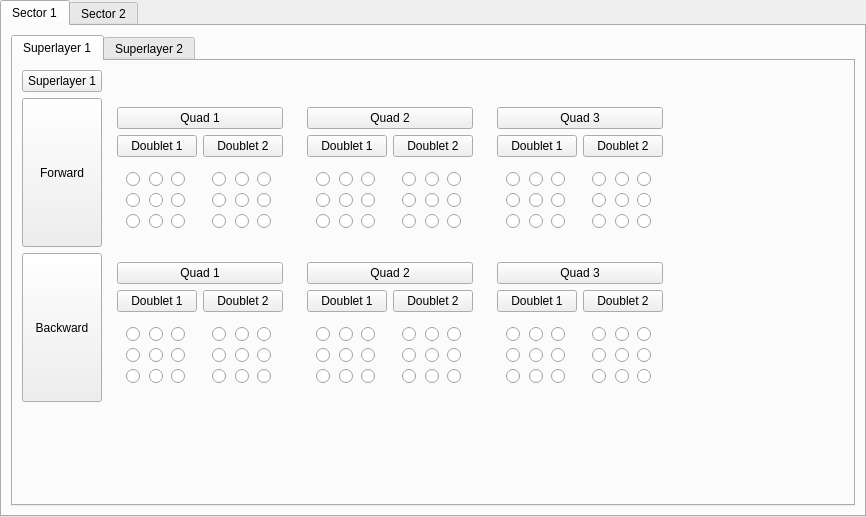
<?xml version="1.0" encoding="UTF-8"?>
<ui version="4.0">
 <class>tabWidget</class>
 <widget class="QTabWidget" name="tabWidget">
  <property name="geometry">
   <rect>
    <x>0</x>
    <y>0</y>
    <width>866</width>
    <height>517</height>
   </rect>
  </property>
  <property name="windowTitle">
   <string>TabWidget</string>
  </property>
  <property name="currentIndex">
   <number>0</number>
  </property>
  <widget class="QWidget" name="sector1">
   <attribute name="title">
    <string>Sector 1</string>
   </attribute>
   <layout class="QVBoxLayout" name="verticalLayout">
    <item>
     <widget class="QTabWidget" name="tabWidget_2">
      <property name="currentIndex">
       <number>0</number>
      </property>
      <widget class="QWidget" name="superlayer1">
       <attribute name="title">
        <string>Superlayer 1</string>
       </attribute>
       <layout class="QGridLayout" name="gridLayout">
        <item row="0" column="4">
         <spacer name="horizontalSpacer">
          <property name="orientation">
           <enum>Qt::Horizontal</enum>
          </property>
          <property name="sizeHint" stdset="0">
           <size>
            <width>40</width>
            <height>20</height>
           </size>
          </property>
         </spacer>
        </item>
        <item row="1" column="0">
         <widget class="QPushButton" name="pushButton">
          <property name="sizePolicy">
           <sizepolicy hsizetype="Minimum" vsizetype="Preferred">
            <horstretch>0</horstretch>
            <verstretch>0</verstretch>
           </sizepolicy>
          </property>
          <property name="text">
           <string>Forward</string>
          </property>
         </widget>
        </item>
        <item row="1" column="1">
         <widget class="QWidget" name="widget_2" native="true">
          <layout class="QGridLayout" name="gridLayout_5">
           <item row="0" column="0" colspan="2">
            <widget class="QPushButton" name="pushButton_3">
             <property name="text">
              <string>Quad 1</string>
             </property>
            </widget>
           </item>
           <item row="1" column="0">
            <widget class="QPushButton" name="pushButton_8">
             <property name="text">
              <string>Doublet 1</string>
             </property>
            </widget>
           </item>
           <item row="1" column="1">
            <widget class="QPushButton" name="pushButton_9">
             <property name="text">
              <string>Doublet 2</string>
             </property>
            </widget>
           </item>
           <item row="2" column="0">
            <widget class="QFrame" name="frame_3">
             <layout class="QGridLayout" name="gridLayout_6">
              <item row="4" column="0">
               <widget class="QRadioButton" name="radioButton_19">
                <property name="text">
                 <string/>
                </property>
               </widget>
              </item>
              <item row="2" column="0">
               <widget class="QRadioButton" name="radioButton_20">
                <property name="text">
                 <string/>
                </property>
               </widget>
              </item>
              <item row="2" column="1">
               <widget class="QRadioButton" name="radioButton_22">
                <property name="text">
                 <string/>
                </property>
               </widget>
              </item>
              <item row="3" column="1">
               <widget class="QRadioButton" name="radioButton_23">
                <property name="text">
                 <string/>
                </property>
               </widget>
              </item>
              <item row="4" column="1">
               <widget class="QRadioButton" name="radioButton_24">
                <property name="text">
                 <string/>
                </property>
               </widget>
              </item>
              <item row="3" column="2">
               <widget class="QRadioButton" name="radioButton_25">
                <property name="text">
                 <string/>
                </property>
               </widget>
              </item>
              <item row="4" column="2">
               <widget class="QRadioButton" name="radioButton_26">
                <property name="text">
                 <string/>
                </property>
               </widget>
              </item>
              <item row="2" column="2">
               <widget class="QRadioButton" name="radioButton_27">
                <property name="text">
                 <string/>
                </property>
               </widget>
              </item>
              <item row="3" column="0">
               <widget class="QRadioButton" name="radioButton_21">
                <property name="text">
                 <string/>
                </property>
               </widget>
              </item>
             </layout>
            </widget>
           </item>
           <item row="2" column="1">
            <widget class="QFrame" name="frame_4">
             <layout class="QGridLayout" name="gridLayout_7">
              <item row="4" column="0">
               <widget class="QRadioButton" name="radioButton_28">
                <property name="text">
                 <string/>
                </property>
               </widget>
              </item>
              <item row="2" column="0">
               <widget class="QRadioButton" name="radioButton_29">
                <property name="text">
                 <string/>
                </property>
               </widget>
              </item>
              <item row="3" column="0">
               <widget class="QRadioButton" name="radioButton_30">
                <property name="text">
                 <string/>
                </property>
               </widget>
              </item>
              <item row="2" column="1">
               <widget class="QRadioButton" name="radioButton_31">
                <property name="text">
                 <string/>
                </property>
               </widget>
              </item>
              <item row="3" column="1">
               <widget class="QRadioButton" name="radioButton_32">
                <property name="text">
                 <string/>
                </property>
               </widget>
              </item>
              <item row="4" column="1">
               <widget class="QRadioButton" name="radioButton_33">
                <property name="text">
                 <string/>
                </property>
               </widget>
              </item>
              <item row="3" column="2">
               <widget class="QRadioButton" name="radioButton_34">
                <property name="text">
                 <string/>
                </property>
               </widget>
              </item>
              <item row="4" column="2">
               <widget class="QRadioButton" name="radioButton_35">
                <property name="text">
                 <string/>
                </property>
               </widget>
              </item>
              <item row="2" column="2">
               <widget class="QRadioButton" name="radioButton_36">
                <property name="text">
                 <string/>
                </property>
               </widget>
              </item>
             </layout>
            </widget>
           </item>
          </layout>
         </widget>
        </item>
        <item row="1" column="2">
         <widget class="QWidget" name="widget" native="true">
          <layout class="QGridLayout" name="gridLayout_4">
           <item row="0" column="0" colspan="2">
            <widget class="QPushButton" name="pushButton_4">
             <property name="text">
              <string>Quad 2</string>
             </property>
            </widget>
           </item>
           <item row="1" column="0">
            <widget class="QPushButton" name="pushButton_2">
             <property name="text">
              <string>Doublet 1</string>
             </property>
            </widget>
           </item>
           <item row="1" column="1">
            <widget class="QPushButton" name="pushButton_6">
             <property name="text">
              <string>Doublet 2</string>
             </property>
            </widget>
           </item>
           <item row="2" column="0">
            <widget class="QFrame" name="frame">
             <layout class="QGridLayout" name="gridLayout_2">
              <item row="4" column="0">
               <widget class="QRadioButton" name="radioButton_8">
                <property name="text">
                 <string/>
                </property>
               </widget>
              </item>
              <item row="2" column="0">
               <widget class="QRadioButton" name="radioButton">
                <property name="text">
                 <string/>
                </property>
               </widget>
              </item>
              <item row="3" column="0">
               <widget class="QRadioButton" name="radioButton_2">
                <property name="text">
                 <string/>
                </property>
               </widget>
              </item>
              <item row="2" column="1">
               <widget class="QRadioButton" name="radioButton_6">
                <property name="text">
                 <string/>
                </property>
               </widget>
              </item>
              <item row="3" column="1">
               <widget class="QRadioButton" name="radioButton_4">
                <property name="text">
                 <string/>
                </property>
               </widget>
              </item>
              <item row="4" column="1">
               <widget class="QRadioButton" name="radioButton_7">
                <property name="text">
                 <string/>
                </property>
               </widget>
              </item>
              <item row="3" column="2">
               <widget class="QRadioButton" name="radioButton_9">
                <property name="text">
                 <string/>
                </property>
               </widget>
              </item>
              <item row="4" column="2">
               <widget class="QRadioButton" name="radioButton_3">
                <property name="text">
                 <string/>
                </property>
               </widget>
              </item>
              <item row="2" column="2">
               <widget class="QRadioButton" name="radioButton_5">
                <property name="text">
                 <string/>
                </property>
               </widget>
              </item>
             </layout>
            </widget>
           </item>
           <item row="2" column="1">
            <widget class="QFrame" name="frame_2">
             <layout class="QGridLayout" name="gridLayout_3">
              <item row="4" column="0">
               <widget class="QRadioButton" name="radioButton_10">
                <property name="text">
                 <string/>
                </property>
               </widget>
              </item>
              <item row="2" column="0">
               <widget class="QRadioButton" name="radioButton_11">
                <property name="text">
                 <string/>
                </property>
               </widget>
              </item>
              <item row="3" column="0">
               <widget class="QRadioButton" name="radioButton_12">
                <property name="text">
                 <string/>
                </property>
               </widget>
              </item>
              <item row="2" column="1">
               <widget class="QRadioButton" name="radioButton_13">
                <property name="text">
                 <string/>
                </property>
               </widget>
              </item>
              <item row="3" column="1">
               <widget class="QRadioButton" name="radioButton_14">
                <property name="text">
                 <string/>
                </property>
               </widget>
              </item>
              <item row="4" column="1">
               <widget class="QRadioButton" name="radioButton_15">
                <property name="text">
                 <string/>
                </property>
               </widget>
              </item>
              <item row="3" column="2">
               <widget class="QRadioButton" name="radioButton_16">
                <property name="text">
                 <string/>
                </property>
               </widget>
              </item>
              <item row="4" column="2">
               <widget class="QRadioButton" name="radioButton_17">
                <property name="text">
                 <string/>
                </property>
               </widget>
              </item>
              <item row="2" column="2">
               <widget class="QRadioButton" name="radioButton_18">
                <property name="text">
                 <string/>
                </property>
               </widget>
              </item>
             </layout>
            </widget>
           </item>
          </layout>
         </widget>
        </item>
        <item row="1" column="3">
         <widget class="QWidget" name="widget_3" native="true">
          <layout class="QGridLayout" name="gridLayout_8">
           <item row="0" column="0" colspan="2">
            <widget class="QPushButton" name="pushButton_5">
             <property name="text">
              <string>Quad 3</string>
             </property>
            </widget>
           </item>
           <item row="1" column="0">
            <widget class="QPushButton" name="pushButton_10">
             <property name="text">
              <string>Doublet 1</string>
             </property>
            </widget>
           </item>
           <item row="1" column="1">
            <widget class="QPushButton" name="pushButton_11">
             <property name="text">
              <string>Doublet 2</string>
             </property>
            </widget>
           </item>
           <item row="2" column="0">
            <widget class="QFrame" name="frame_5">
             <layout class="QGridLayout" name="gridLayout_9">
              <item row="4" column="0">
               <widget class="QRadioButton" name="radioButton_37">
                <property name="text">
                 <string/>
                </property>
               </widget>
              </item>
              <item row="2" column="0">
               <widget class="QRadioButton" name="radioButton_38">
                <property name="text">
                 <string/>
                </property>
               </widget>
              </item>
              <item row="3" column="0">
               <widget class="QRadioButton" name="radioButton_39">
                <property name="text">
                 <string/>
                </property>
               </widget>
              </item>
              <item row="2" column="1">
               <widget class="QRadioButton" name="radioButton_40">
                <property name="text">
                 <string/>
                </property>
               </widget>
              </item>
              <item row="3" column="1">
               <widget class="QRadioButton" name="radioButton_41">
                <property name="text">
                 <string/>
                </property>
               </widget>
              </item>
              <item row="4" column="1">
               <widget class="QRadioButton" name="radioButton_42">
                <property name="text">
                 <string/>
                </property>
               </widget>
              </item>
              <item row="3" column="2">
               <widget class="QRadioButton" name="radioButton_43">
                <property name="text">
                 <string/>
                </property>
               </widget>
              </item>
              <item row="4" column="2">
               <widget class="QRadioButton" name="radioButton_44">
                <property name="text">
                 <string/>
                </property>
               </widget>
              </item>
              <item row="2" column="2">
               <widget class="QRadioButton" name="radioButton_45">
                <property name="text">
                 <string/>
                </property>
               </widget>
              </item>
             </layout>
            </widget>
           </item>
           <item row="2" column="1">
            <widget class="QFrame" name="frame_6">
             <layout class="QGridLayout" name="gridLayout_10">
              <item row="4" column="0">
               <widget class="QRadioButton" name="radioButton_46">
                <property name="text">
                 <string/>
                </property>
               </widget>
              </item>
              <item row="2" column="0">
               <widget class="QRadioButton" name="radioButton_47">
                <property name="text">
                 <string/>
                </property>
               </widget>
              </item>
              <item row="3" column="0">
               <widget class="QRadioButton" name="radioButton_48">
                <property name="text">
                 <string/>
                </property>
               </widget>
              </item>
              <item row="2" column="1">
               <widget class="QRadioButton" name="radioButton_49">
                <property name="text">
                 <string/>
                </property>
               </widget>
              </item>
              <item row="3" column="1">
               <widget class="QRadioButton" name="radioButton_50">
                <property name="text">
                 <string/>
                </property>
               </widget>
              </item>
              <item row="4" column="1">
               <widget class="QRadioButton" name="radioButton_51">
                <property name="text">
                 <string/>
                </property>
               </widget>
              </item>
              <item row="3" column="2">
               <widget class="QRadioButton" name="radioButton_52">
                <property name="text">
                 <string/>
                </property>
               </widget>
              </item>
              <item row="4" column="2">
               <widget class="QRadioButton" name="radioButton_53">
                <property name="text">
                 <string/>
                </property>
               </widget>
              </item>
              <item row="2" column="2">
               <widget class="QRadioButton" name="radioButton_54">
                <property name="text">
                 <string/>
                </property>
               </widget>
              </item>
             </layout>
            </widget>
           </item>
          </layout>
         </widget>
        </item>
        <item row="2" column="0">
         <widget class="QPushButton" name="pushButton_7">
          <property name="sizePolicy">
           <sizepolicy hsizetype="Minimum" vsizetype="Preferred">
            <horstretch>0</horstretch>
            <verstretch>0</verstretch>
           </sizepolicy>
          </property>
          <property name="text">
           <string>Backward</string>
          </property>
         </widget>
        </item>
        <item row="2" column="1">
         <widget class="QWidget" name="widget_4" native="true">
          <layout class="QGridLayout" name="gridLayout_11">
           <item row="0" column="0" colspan="2">
            <widget class="QPushButton" name="pushButton_19">
             <property name="text">
              <string>Quad 1</string>
             </property>
            </widget>
           </item>
           <item row="1" column="0">
            <widget class="QPushButton" name="pushButton_12">
             <property name="text">
              <string>Doublet 1</string>
             </property>
            </widget>
           </item>
           <item row="1" column="1">
            <widget class="QPushButton" name="pushButton_13">
             <property name="text">
              <string>Doublet 2</string>
             </property>
            </widget>
           </item>
           <item row="2" column="0">
            <widget class="QFrame" name="frame_7">
             <layout class="QGridLayout" name="gridLayout_12">
              <item row="4" column="0">
               <widget class="QRadioButton" name="radioButton_55">
                <property name="text">
                 <string/>
                </property>
               </widget>
              </item>
              <item row="2" column="0">
               <widget class="QRadioButton" name="radioButton_56">
                <property name="text">
                 <string/>
                </property>
               </widget>
              </item>
              <item row="3" column="0">
               <widget class="QRadioButton" name="radioButton_57">
                <property name="text">
                 <string/>
                </property>
               </widget>
              </item>
              <item row="2" column="1">
               <widget class="QRadioButton" name="radioButton_58">
                <property name="text">
                 <string/>
                </property>
               </widget>
              </item>
              <item row="3" column="1">
               <widget class="QRadioButton" name="radioButton_59">
                <property name="text">
                 <string/>
                </property>
               </widget>
              </item>
              <item row="4" column="1">
               <widget class="QRadioButton" name="radioButton_60">
                <property name="text">
                 <string/>
                </property>
               </widget>
              </item>
              <item row="3" column="2">
               <widget class="QRadioButton" name="radioButton_61">
                <property name="text">
                 <string/>
                </property>
               </widget>
              </item>
              <item row="4" column="2">
               <widget class="QRadioButton" name="radioButton_62">
                <property name="text">
                 <string/>
                </property>
               </widget>
              </item>
              <item row="2" column="2">
               <widget class="QRadioButton" name="radioButton_63">
                <property name="text">
                 <string/>
                </property>
               </widget>
              </item>
             </layout>
            </widget>
           </item>
           <item row="2" column="1">
            <widget class="QFrame" name="frame_8">
             <layout class="QGridLayout" name="gridLayout_13">
              <item row="4" column="0">
               <widget class="QRadioButton" name="radioButton_64">
                <property name="text">
                 <string/>
                </property>
               </widget>
              </item>
              <item row="2" column="0">
               <widget class="QRadioButton" name="radioButton_65">
                <property name="text">
                 <string/>
                </property>
               </widget>
              </item>
              <item row="3" column="0">
               <widget class="QRadioButton" name="radioButton_66">
                <property name="text">
                 <string/>
                </property>
               </widget>
              </item>
              <item row="2" column="1">
               <widget class="QRadioButton" name="radioButton_67">
                <property name="text">
                 <string/>
                </property>
               </widget>
              </item>
              <item row="3" column="1">
               <widget class="QRadioButton" name="radioButton_68">
                <property name="text">
                 <string/>
                </property>
               </widget>
              </item>
              <item row="4" column="1">
               <widget class="QRadioButton" name="radioButton_69">
                <property name="text">
                 <string/>
                </property>
               </widget>
              </item>
              <item row="3" column="2">
               <widget class="QRadioButton" name="radioButton_70">
                <property name="text">
                 <string/>
                </property>
               </widget>
              </item>
              <item row="4" column="2">
               <widget class="QRadioButton" name="radioButton_71">
                <property name="text">
                 <string/>
                </property>
               </widget>
              </item>
              <item row="2" column="2">
               <widget class="QRadioButton" name="radioButton_72">
                <property name="text">
                 <string/>
                </property>
               </widget>
              </item>
             </layout>
            </widget>
           </item>
          </layout>
         </widget>
        </item>
        <item row="2" column="2">
         <widget class="QWidget" name="widget_5" native="true">
          <layout class="QGridLayout" name="gridLayout_14">
           <item row="2" column="1">
            <widget class="QFrame" name="frame_10">
             <layout class="QGridLayout" name="gridLayout_16">
              <item row="4" column="0">
               <widget class="QRadioButton" name="radioButton_82">
                <property name="text">
                 <string/>
                </property>
               </widget>
              </item>
              <item row="2" column="0">
               <widget class="QRadioButton" name="radioButton_83">
                <property name="text">
                 <string/>
                </property>
               </widget>
              </item>
              <item row="3" column="0">
               <widget class="QRadioButton" name="radioButton_84">
                <property name="text">
                 <string/>
                </property>
               </widget>
              </item>
              <item row="2" column="1">
               <widget class="QRadioButton" name="radioButton_85">
                <property name="text">
                 <string/>
                </property>
               </widget>
              </item>
              <item row="3" column="1">
               <widget class="QRadioButton" name="radioButton_86">
                <property name="text">
                 <string/>
                </property>
               </widget>
              </item>
              <item row="4" column="1">
               <widget class="QRadioButton" name="radioButton_87">
                <property name="text">
                 <string/>
                </property>
               </widget>
              </item>
              <item row="3" column="2">
               <widget class="QRadioButton" name="radioButton_88">
                <property name="text">
                 <string/>
                </property>
               </widget>
              </item>
              <item row="4" column="2">
               <widget class="QRadioButton" name="radioButton_89">
                <property name="text">
                 <string/>
                </property>
               </widget>
              </item>
              <item row="2" column="2">
               <widget class="QRadioButton" name="radioButton_90">
                <property name="text">
                 <string/>
                </property>
               </widget>
              </item>
             </layout>
            </widget>
           </item>
           <item row="2" column="0">
            <widget class="QFrame" name="frame_9">
             <layout class="QGridLayout" name="gridLayout_15">
              <item row="4" column="0">
               <widget class="QRadioButton" name="radioButton_73">
                <property name="text">
                 <string/>
                </property>
               </widget>
              </item>
              <item row="2" column="0">
               <widget class="QRadioButton" name="radioButton_74">
                <property name="text">
                 <string/>
                </property>
               </widget>
              </item>
              <item row="3" column="0">
               <widget class="QRadioButton" name="radioButton_75">
                <property name="text">
                 <string/>
                </property>
               </widget>
              </item>
              <item row="2" column="1">
               <widget class="QRadioButton" name="radioButton_76">
                <property name="text">
                 <string/>
                </property>
               </widget>
              </item>
              <item row="3" column="1">
               <widget class="QRadioButton" name="radioButton_77">
                <property name="text">
                 <string/>
                </property>
               </widget>
              </item>
              <item row="4" column="1">
               <widget class="QRadioButton" name="radioButton_78">
                <property name="text">
                 <string/>
                </property>
               </widget>
              </item>
              <item row="3" column="2">
               <widget class="QRadioButton" name="radioButton_79">
                <property name="text">
                 <string/>
                </property>
               </widget>
              </item>
              <item row="4" column="2">
               <widget class="QRadioButton" name="radioButton_80">
                <property name="text">
                 <string/>
                </property>
               </widget>
              </item>
              <item row="2" column="2">
               <widget class="QRadioButton" name="radioButton_81">
                <property name="text">
                 <string/>
                </property>
               </widget>
              </item>
             </layout>
            </widget>
           </item>
           <item row="1" column="0">
            <widget class="QPushButton" name="pushButton_14">
             <property name="text">
              <string>Doublet 1</string>
             </property>
            </widget>
           </item>
           <item row="1" column="1">
            <widget class="QPushButton" name="pushButton_15">
             <property name="text">
              <string>Doublet 2</string>
             </property>
            </widget>
           </item>
           <item row="0" column="0" colspan="2">
            <widget class="QPushButton" name="pushButton_20">
             <property name="text">
              <string>Quad 2</string>
             </property>
            </widget>
           </item>
          </layout>
         </widget>
        </item>
        <item row="2" column="3">
         <widget class="QWidget" name="widget_6" native="true">
          <layout class="QGridLayout" name="gridLayout_17">
           <item row="0" column="0" colspan="2">
            <widget class="QPushButton" name="pushButton_21">
             <property name="text">
              <string>Quad 3</string>
             </property>
            </widget>
           </item>
           <item row="1" column="0">
            <widget class="QPushButton" name="pushButton_16">
             <property name="text">
              <string>Doublet 1</string>
             </property>
            </widget>
           </item>
           <item row="1" column="1">
            <widget class="QPushButton" name="pushButton_17">
             <property name="text">
              <string>Doublet 2</string>
             </property>
            </widget>
           </item>
           <item row="2" column="0">
            <widget class="QFrame" name="frame_11">
             <layout class="QGridLayout" name="gridLayout_18">
              <item row="4" column="0">
               <widget class="QRadioButton" name="radioButton_91">
                <property name="text">
                 <string/>
                </property>
               </widget>
              </item>
              <item row="2" column="0">
               <widget class="QRadioButton" name="radioButton_92">
                <property name="text">
                 <string/>
                </property>
               </widget>
              </item>
              <item row="3" column="0">
               <widget class="QRadioButton" name="radioButton_93">
                <property name="text">
                 <string/>
                </property>
               </widget>
              </item>
              <item row="2" column="1">
               <widget class="QRadioButton" name="radioButton_94">
                <property name="text">
                 <string/>
                </property>
               </widget>
              </item>
              <item row="3" column="1">
               <widget class="QRadioButton" name="radioButton_95">
                <property name="text">
                 <string/>
                </property>
               </widget>
              </item>
              <item row="4" column="1">
               <widget class="QRadioButton" name="radioButton_96">
                <property name="text">
                 <string/>
                </property>
               </widget>
              </item>
              <item row="3" column="2">
               <widget class="QRadioButton" name="radioButton_97">
                <property name="text">
                 <string/>
                </property>
               </widget>
              </item>
              <item row="4" column="2">
               <widget class="QRadioButton" name="radioButton_98">
                <property name="text">
                 <string/>
                </property>
               </widget>
              </item>
              <item row="2" column="2">
               <widget class="QRadioButton" name="radioButton_99">
                <property name="text">
                 <string/>
                </property>
               </widget>
              </item>
             </layout>
            </widget>
           </item>
           <item row="2" column="1">
            <widget class="QFrame" name="frame_12">
             <layout class="QGridLayout" name="gridLayout_19">
              <item row="4" column="0">
               <widget class="QRadioButton" name="radioButton_100">
                <property name="text">
                 <string/>
                </property>
               </widget>
              </item>
              <item row="2" column="0">
               <widget class="QRadioButton" name="radioButton_101">
                <property name="text">
                 <string/>
                </property>
               </widget>
              </item>
              <item row="3" column="0">
               <widget class="QRadioButton" name="radioButton_102">
                <property name="text">
                 <string/>
                </property>
               </widget>
              </item>
              <item row="2" column="1">
               <widget class="QRadioButton" name="radioButton_103">
                <property name="text">
                 <string/>
                </property>
               </widget>
              </item>
              <item row="3" column="1">
               <widget class="QRadioButton" name="radioButton_104">
                <property name="text">
                 <string/>
                </property>
               </widget>
              </item>
              <item row="4" column="1">
               <widget class="QRadioButton" name="radioButton_105">
                <property name="text">
                 <string/>
                </property>
               </widget>
              </item>
              <item row="3" column="2">
               <widget class="QRadioButton" name="radioButton_106">
                <property name="text">
                 <string/>
                </property>
               </widget>
              </item>
              <item row="4" column="2">
               <widget class="QRadioButton" name="radioButton_107">
                <property name="text">
                 <string/>
                </property>
               </widget>
              </item>
              <item row="2" column="2">
               <widget class="QRadioButton" name="radioButton_108">
                <property name="text">
                 <string/>
                </property>
               </widget>
              </item>
             </layout>
            </widget>
           </item>
          </layout>
         </widget>
        </item>
        <item row="3" column="0">
         <spacer name="verticalSpacer">
          <property name="orientation">
           <enum>Qt::Vertical</enum>
          </property>
          <property name="sizeHint" stdset="0">
           <size>
            <width>20</width>
            <height>40</height>
           </size>
          </property>
         </spacer>
        </item>
        <item row="0" column="0">
         <widget class="QPushButton" name="pushButton_18">
          <property name="text">
           <string>Superlayer 1</string>
          </property>
         </widget>
        </item>
       </layout>
      </widget>
      <widget class="QWidget" name="tab_2">
       <attribute name="title">
        <string>Superlayer 2</string>
       </attribute>
      </widget>
     </widget>
    </item>
   </layout>
  </widget>
  <widget class="QWidget" name="tab">
   <attribute name="title">
    <string>Sector 2</string>
   </attribute>
  </widget>
 </widget>
 <resources/>
 <connections/>
</ui>
